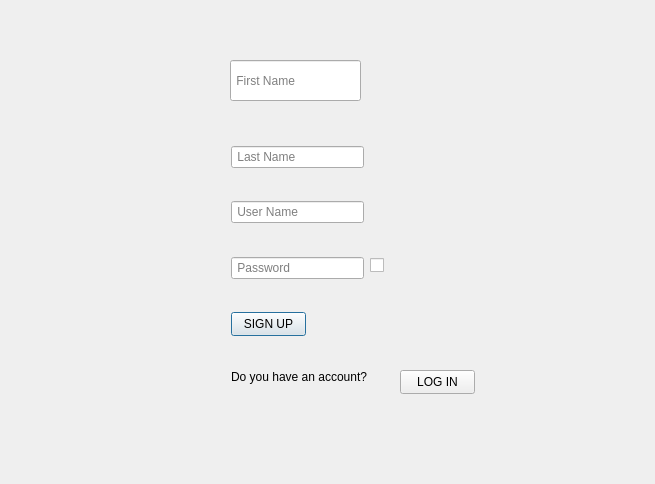
<?xml version="1.0" encoding="UTF-8"?>
<ui version="4.0">
 <class>Sign_up_page</class>
 <widget class="QDialog" name="Sign_up_page">
  <property name="geometry">
   <rect>
    <x>0</x>
    <y>0</y>
    <width>655</width>
    <height>484</height>
   </rect>
  </property>
  <property name="windowTitle">
   <string>Dialog</string>
  </property>
  <property name="styleSheet">
   <string notr="true"/>
  </property>
  <widget class="QLineEdit" name="firstName">
   <property name="geometry">
    <rect>
     <x>230</x>
     <y>60</y>
     <width>131</width>
     <height>41</height>
    </rect>
   </property>
   <property name="placeholderText">
    <string> First Name</string>
   </property>
  </widget>
  <widget class="QLineEdit" name="lastName">
   <property name="geometry">
    <rect>
     <x>231</x>
     <y>146</y>
     <width>133</width>
     <height>22</height>
    </rect>
   </property>
   <property name="placeholderText">
    <string> Last Name</string>
   </property>
  </widget>
  <widget class="QLineEdit" name="userName">
   <property name="geometry">
    <rect>
     <x>231</x>
     <y>201</y>
     <width>133</width>
     <height>22</height>
    </rect>
   </property>
   <property name="placeholderText">
    <string> User Name</string>
   </property>
  </widget>
  <widget class="QLineEdit" name="password">
   <property name="geometry">
    <rect>
     <x>231</x>
     <y>257</y>
     <width>133</width>
     <height>22</height>
    </rect>
   </property>
   <property name="placeholderText">
    <string> Password</string>
   </property>
  </widget>
  <widget class="QPushButton" name="signUp">
   <property name="geometry">
    <rect>
     <x>231</x>
     <y>312</y>
     <width>75</width>
     <height>24</height>
    </rect>
   </property>
   <property name="text">
    <string>SIGN UP</string>
   </property>
  </widget>
  <widget class="QPushButton" name="LogIn">
   <property name="geometry">
    <rect>
     <x>400</x>
     <y>370</y>
     <width>75</width>
     <height>24</height>
    </rect>
   </property>
   <property name="text">
    <string>LOG IN</string>
   </property>
  </widget>
  <widget class="QCheckBox" name="checkBox">
   <property name="geometry">
    <rect>
     <x>370</x>
     <y>257</y>
     <width>16</width>
     <height>16</height>
    </rect>
   </property>
   <property name="text">
    <string/>
   </property>
  </widget>
  <widget class="QLabel" name="label">
   <property name="geometry">
    <rect>
     <x>231</x>
     <y>369</y>
     <width>171</width>
     <height>16</height>
    </rect>
   </property>
   <property name="text">
    <string>Do you have an account?</string>
   </property>
  </widget>
 </widget>
 <resources/>
 <connections/>
</ui>
